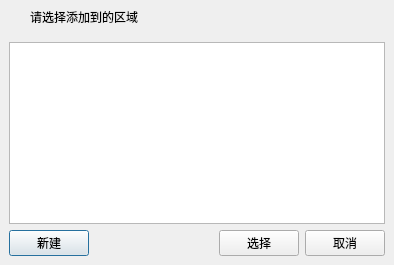
<?xml version="1.0" encoding="UTF-8"?>
<ui version="4.0">
 <class>SelectParentInTree</class>
 <widget class="QDialog" name="SelectParentInTree">
  <property name="geometry">
   <rect>
    <x>0</x>
    <y>0</y>
    <width>394</width>
    <height>265</height>
   </rect>
  </property>
  <property name="windowTitle">
   <string>请选择添加到的区域</string>
  </property>
  <layout class="QGridLayout" name="gridLayout">
   <property name="leftMargin">
    <number>0</number>
   </property>
   <property name="topMargin">
    <number>0</number>
   </property>
   <property name="rightMargin">
    <number>0</number>
   </property>
   <property name="bottomMargin">
    <number>0</number>
   </property>
   <property name="spacing">
    <number>0</number>
   </property>
   <item row="0" column="0">
    <widget class="QWidget" name="widget_title" native="true">
     <property name="sizePolicy">
      <sizepolicy hsizetype="Preferred" vsizetype="Fixed">
       <horstretch>0</horstretch>
       <verstretch>0</verstretch>
      </sizepolicy>
     </property>
     <property name="minimumSize">
      <size>
       <width>100</width>
       <height>33</height>
      </size>
     </property>
     <layout class="QHBoxLayout" name="horizontalLayout_2">
      <property name="spacing">
       <number>0</number>
      </property>
      <property name="leftMargin">
       <number>0</number>
      </property>
      <property name="topMargin">
       <number>0</number>
      </property>
      <property name="rightMargin">
       <number>0</number>
      </property>
      <property name="bottomMargin">
       <number>0</number>
      </property>
      <item>
       <widget class="QLabel" name="lab_Ico">
        <property name="sizePolicy">
         <sizepolicy hsizetype="Minimum" vsizetype="Preferred">
          <horstretch>0</horstretch>
          <verstretch>0</verstretch>
         </sizepolicy>
        </property>
        <property name="minimumSize">
         <size>
          <width>30</width>
          <height>0</height>
         </size>
        </property>
        <property name="text">
         <string/>
        </property>
        <property name="alignment">
         <set>Qt::AlignCenter</set>
        </property>
       </widget>
      </item>
      <item>
       <widget class="QLabel" name="lab_Title">
        <property name="sizePolicy">
         <sizepolicy hsizetype="Expanding" vsizetype="Preferred">
          <horstretch>0</horstretch>
          <verstretch>0</verstretch>
         </sizepolicy>
        </property>
        <property name="styleSheet">
         <string notr="true">font: 10pt &quot;微软雅黑&quot;;</string>
        </property>
        <property name="text">
         <string>请选择添加到的区域</string>
        </property>
        <property name="alignment">
         <set>Qt::AlignLeading|Qt::AlignLeft|Qt::AlignVCenter</set>
        </property>
       </widget>
      </item>
      <item>
       <widget class="QWidget" name="widget_menu" native="true">
        <property name="sizePolicy">
         <sizepolicy hsizetype="Minimum" vsizetype="Preferred">
          <horstretch>0</horstretch>
          <verstretch>0</verstretch>
         </sizepolicy>
        </property>
        <layout class="QHBoxLayout" name="horizontalLayout">
         <property name="spacing">
          <number>0</number>
         </property>
         <property name="leftMargin">
          <number>0</number>
         </property>
         <property name="topMargin">
          <number>0</number>
         </property>
         <property name="rightMargin">
          <number>0</number>
         </property>
         <property name="bottomMargin">
          <number>0</number>
         </property>
         <item>
          <widget class="QPushButton" name="btnMenu">
           <property name="enabled">
            <bool>false</bool>
           </property>
           <property name="sizePolicy">
            <sizepolicy hsizetype="Minimum" vsizetype="Expanding">
             <horstretch>0</horstretch>
             <verstretch>0</verstretch>
            </sizepolicy>
           </property>
           <property name="minimumSize">
            <size>
             <width>31</width>
             <height>0</height>
            </size>
           </property>
           <property name="cursor">
            <cursorShape>ArrowCursor</cursorShape>
           </property>
           <property name="focusPolicy">
            <enum>Qt::NoFocus</enum>
           </property>
           <property name="toolTip">
            <string/>
           </property>
           <property name="text">
            <string/>
           </property>
           <property name="flat">
            <bool>true</bool>
           </property>
          </widget>
         </item>
         <item>
          <widget class="QPushButton" name="btnMenu_Max">
           <property name="enabled">
            <bool>false</bool>
           </property>
           <property name="sizePolicy">
            <sizepolicy hsizetype="Minimum" vsizetype="Expanding">
             <horstretch>0</horstretch>
             <verstretch>0</verstretch>
            </sizepolicy>
           </property>
           <property name="minimumSize">
            <size>
             <width>31</width>
             <height>0</height>
            </size>
           </property>
           <property name="cursor">
            <cursorShape>ArrowCursor</cursorShape>
           </property>
           <property name="focusPolicy">
            <enum>Qt::NoFocus</enum>
           </property>
           <property name="toolTip">
            <string/>
           </property>
           <property name="text">
            <string/>
           </property>
           <property name="flat">
            <bool>true</bool>
           </property>
          </widget>
         </item>
         <item>
          <widget class="QPushButton" name="btnMenu_Min">
           <property name="sizePolicy">
            <sizepolicy hsizetype="Minimum" vsizetype="Expanding">
             <horstretch>0</horstretch>
             <verstretch>0</verstretch>
            </sizepolicy>
           </property>
           <property name="minimumSize">
            <size>
             <width>31</width>
             <height>0</height>
            </size>
           </property>
           <property name="cursor">
            <cursorShape>ArrowCursor</cursorShape>
           </property>
           <property name="focusPolicy">
            <enum>Qt::NoFocus</enum>
           </property>
           <property name="toolTip">
            <string>最小化</string>
           </property>
           <property name="text">
            <string/>
           </property>
           <property name="flat">
            <bool>true</bool>
           </property>
          </widget>
         </item>
         <item>
          <widget class="QPushButton" name="btnMenu_Close">
           <property name="sizePolicy">
            <sizepolicy hsizetype="Minimum" vsizetype="Expanding">
             <horstretch>0</horstretch>
             <verstretch>0</verstretch>
            </sizepolicy>
           </property>
           <property name="minimumSize">
            <size>
             <width>40</width>
             <height>0</height>
            </size>
           </property>
           <property name="cursor">
            <cursorShape>ArrowCursor</cursorShape>
           </property>
           <property name="focusPolicy">
            <enum>Qt::NoFocus</enum>
           </property>
           <property name="toolTip">
            <string>关闭</string>
           </property>
           <property name="text">
            <string/>
           </property>
           <property name="flat">
            <bool>true</bool>
           </property>
          </widget>
         </item>
        </layout>
       </widget>
      </item>
     </layout>
    </widget>
   </item>
   <item row="1" column="0">
    <widget class="QWidget" name="widget_main" native="true">
     <property name="styleSheet">
      <string notr="true">font: 10pt &quot;微软雅黑&quot;;</string>
     </property>
     <layout class="QGridLayout" name="gridLayout_2">
      <item row="0" column="0">
       <widget class="QTableView" name="tableView"/>
      </item>
      <item row="1" column="0">
       <layout class="QHBoxLayout" name="horizontalLayout_3">
        <item>
         <widget class="QPushButton" name="btnNew">
          <property name="text">
           <string>新建</string>
          </property>
          <property name="icon">
           <iconset resource="rc.qrc">
            <normaloff>:/image/add.png</normaloff>:/image/add.png</iconset>
          </property>
         </widget>
        </item>
        <item>
         <spacer name="horizontalSpacer">
          <property name="orientation">
           <enum>Qt::Horizontal</enum>
          </property>
          <property name="sizeHint" stdset="0">
           <size>
            <width>260</width>
            <height>20</height>
           </size>
          </property>
         </spacer>
        </item>
        <item>
         <widget class="QPushButton" name="btnSelect">
          <property name="text">
           <string>选择</string>
          </property>
          <property name="icon">
           <iconset resource="rc.qrc">
            <normaloff>:/image/add.png</normaloff>:/image/add.png</iconset>
          </property>
         </widget>
        </item>
        <item>
         <widget class="QPushButton" name="btnCancel">
          <property name="text">
           <string>取消</string>
          </property>
          <property name="icon">
           <iconset resource="rc.qrc">
            <normaloff>:/image/btn_close.png</normaloff>:/image/btn_close.png</iconset>
          </property>
         </widget>
        </item>
       </layout>
      </item>
     </layout>
    </widget>
   </item>
  </layout>
 </widget>
 <resources>
  <include location="rc.qrc"/>
 </resources>
 <connections/>
</ui>
